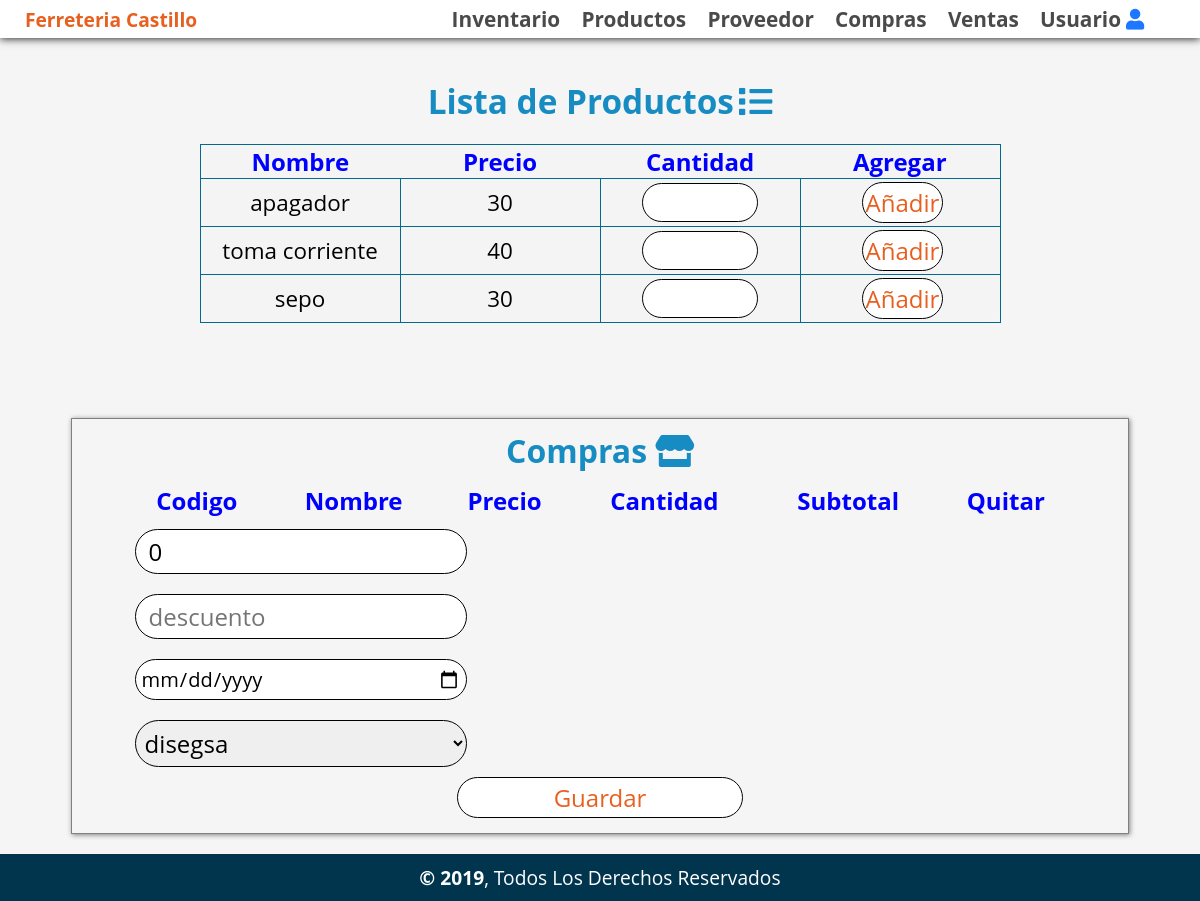
The app's page /?c=_compras&a=Index (signed in) with its own data.
### tables this page shows
CREATE TABLE `producto`  (
  `idProducto` int(255) NOT NULL AUTO_INCREMENT,
  `nombre` varchar(30) NULL DEFAULT NULL,
  `marca` int(30) NULL DEFAULT NULL,
  `precio` double(255, 0) NULL DEFAULT NULL,
  `nombre_imagen` varchar(255) NULL DEFAULT NULL,
  `ruta_imagen` varchar(255) NULL DEFAULT NULL,
  `categoria` int(255) NULL DEFAULT NULL,
  PRIMARY KEY (`idProducto`) USING BTREE,
  INDEX `idProducto`(`idProducto`) USING BTREE,
  INDEX `fk01_producto`(`marca`) USING BTREE,
  INDEX `fk02_producto`(`categoria`) USING BTREE,
  CONSTRAINT `fk01_producto` FOREIGN KEY (`marca`) REFERENCES `marca` (`idmarca`) ON DELETE RESTRICT ON UPDATE RESTRICT,
  CONSTRAINT `fk02_producto` FOREIGN KEY (`categoria`) REFERENCES `categoria` (`idcategoria`) ON DELETE RESTRICT ON UPDATE RESTRICT
);

### controllers/_compras.controler.php (called while the page is built, shortened)
<?php
    class  _comprasController
    {
        public function Index(){
            require_once 'views/admin/layout/ahead.php';
            require_once 'views/admin/layout/header.php';
            require_once 'views/admin/administrador/compras/agregarcompras.php';
            require_once 'views/admin/administrador/compras/detallecompras.php';
            require_once 'views/admin/layout/footer.php';
        }
    }
?>

### config/conexion.php (called while the page is built)
<?php
	class Conexion{
		public static function startup(){
			$pdo = new PDO('mysql:host=localhost;dbname=ferreteria_castillo;charset=utf8', 'root', 'Myroot');
			$pdo->setAttribute(PDO::ATTR_ERRMODE, PDO::ERRMODE_EXCEPTION);
			return $pdo;
		}
	}
?>

### models/producto.php (called while the page is built, shortened)
<?php
	require_once dirname(__FILE__,2)."./Config/conexion.php";
	class Producto{
		private $pdo;
		public function __CONSTRUCT()
	    {
            try
            {
                $this->pdo = Conexion::StartUp();
            }
            catch(Exception $e)
            {
                die($e->getMessage());
            }
	    }
		public function listar(){
            try{
                $stm = $this->pdo->prepare("select idproducto, p.nombre Producto,c.nombre Categoria,m.nombre Marca,precio,ruta_imagen
                from producto p inner join marca m on m.idmarca = p.marca inner join categoria c on c.idcategoria = p.categoria;");
                $stm->execute();
                return $stm->fetchAll(PDO::FETCH_OBJ);
            }
            catch(Exception $e)
            {
                die($e->getMessage());
            }
        }
	}
?>

### models/proveedor.php (called while the page is built, shortened)
<?php
	require_once dirname(__FILE__,2)."/Config/conexion.php";
	class Proveedor{
		private $pdo;
		public function __CONSTRUCT()
	    {
            try
            {
                $this->pdo = Conexion::StartUp();
            }
            catch(Exception $e)
            {
                die($e->getMessage());
            }
	    }
		public function listar(){
            try{
                $stm = $this->pdo->prepare("select * from proveedor;");
                $stm->execute();
                return $stm->fetchAll(PDO::FETCH_OBJ);
            }
            catch(Exception $e)
            {
                die($e->getMessage());
            }
        }
	}
?>

### views/admin/administrador/compras/detallecompras.php (the view, shortened to what this page needs)
<?php
    require_once './././models/proveedor.php';
    if (isset($_SESSION['carrito'])) {
        $carrito = $_SESSION['carrito'];
        $total = 0;
        $i = 0;
    } else {
        $total = 0;
    }
    $proveedor= new Proveedor();
    $proveedors=$proveedor->listar();
?>
<div class="contenedor-detalle">
    <div class="formulario">
        <h2>Compras <i class="fas fa-store"></i> </h2>
        <form action="?c=_compras&a=Comprar" method="POST">
            <div class="tabladetalle">
                <table>
                    <thead>
                        <th>Codigo</th>
                        <th>Nombre</th>
                        <th>Precio</th>
                        <th>Cantidad</th>
                        <th>Subtotal</th>
                        <th>Quitar</th>
                    </thead>
                </table>
            </div>
            <div class="entradas">
                <input type="text" name="total" id="" value="<?php echo $total?>">
                <input type="text" name="descuento" id="" placeholder="descuento">
                <input type="date" name="fechacompra" id="" placeholder="Total">
                <select name="proveedor" id="">
                    <?php foreach($proveedors as $colum): ?>
                    <option value="<?php echo $colum->idProveedor ?>"><?php echo $colum->nombre ?></option>
                    <?php endforeach; ?>
                </select>
                <button type="submit" name="guardar">Guardar</button>
            </div>
        </form>
    </div>
</div>

### views/admin/administrador/compras/agregarcompras.php (shortened to what this page needs)
<head>
</head>
<?php
    require_once './././models/producto.php';
    $producto= new Producto();
    $productos=$producto->listar();
?>
<div class="contenedor_principal1">
    <h2>Lista de Productos<i class="fas fa-list"></i></h2>
    <div class="tabla">
        <table class="ventas">
            <thead>
                <th>Nombre</th>
                <th>Precio</th>
                <th>Cantidad</th>
                <th>Agregar</th>
            </thead>
            <tbody>
                <?php foreach($productos as $colum =>$r):?>
                <tr>
                    <td><?php echo $r->{'Producto'};?></td>
                    <td><?php echo $r->{'precio'}; ?></td>
                    <form action="?c=_compras&a=Agregar" method="POST">
                        <td>
                            <input type="number" name="cantidad" id="" min="1" max="100">
                        </td>
                        <td>
                            <button type="submit">Añadir</button>
                        </td>
                    </form>
                </tr>
                <?php endforeach;?>
            </tbody>
        </table>
    </div>
</div>

### assets/css/estiloheaders.css (style rules this page uses)
* { -webkit-box-sizing: border-box; -moz-box-sizing: border-box; box-sizing: border-box; font-family: 'open sans'; margin: 0; padding: 0; }
html { box-sizing: border-box; }
*, *:before, *:after { box-sizing: inherit; }
@media only screen and (min-width:801px) { button { margin-left: 5px; } }

### assets/css/formularios.css (style rules this page uses)
html { box-sizing: border-box; background-color: #f5f5f5; }
*, *:before, *:after { box-sizing: inherit; }
* { box-sizing: border-box; }
.contenedor_principal1 { width: 80%; margin: 20px auto auto auto; min-height: 40vh; max-height: auto; }
.contenedor_principal1 h2 { text-align: center; color: #178cc2; font-size: 25pt; font-weight: bold; margin-bottom: 20px; }
.contenedor_principal1 h2 i { margin-left: 5px; }
.formulario { width: 90%; margin: auto; height: auto; display: flex; flex-wrap: wrap; flex-direction: column; align-items: center; }
.formulario input[type="text"] { width: 35%; padding: 5px 13px; font-size: 18pt; height: auto; -webkit-border-radius: 25px; -moz-border-radius: 25px; border-radius: 25px; border: 1px solid black; margin: 10px; }
.formulario select { width: 35%; font-size: 18pt; height: auto; -webkit-border-radius: 25px; -moz-border-radius: 25px; border-radius: 25px; border: 1px solid black; margin: 10px; }
.formulario button { width: auto; padding: 3px; font-size: 18pt; height: auto; -webkit-border-radius: 25px; -moz-border-radius: 25px; border-radius: 25px; border: 1px solid black; margin: 10px; background: white; color: #E86020; }
.contenedor-detalle .formulario { border: 1px solid gray; box-shadow: 1px 1px 5px gray; }
.contenedor-detalle .formulario h2 { color: #178cc2; font-size: 2rem; }
.contenedor-detalle .formulario form { width: 100%; }
.contenedor-detalle { width: 98%; margin: 20px auto auto auto; min-height: 20vh; }
.contenedor-detalle .entradas { width: 90%; margin: auto; display: flex; flex-direction: column; margin-bottom: 15px; }
.contenedor-detalle .formulario h2 { margin: 10px 0 10px 0; }
.entradas select { width: 35%; padding: 5px; font-size: 18pt; }
.entradas input[type="date"] { width: 35%; font-size: 15pt; height: auto; -webkit-border-radius: 25px; -moz-border-radius: 25px; border-radius: 25px; border: 1px solid black; margin: 10px; padding: 5px; }
.entradas button { width: 30%; margin: auto; }

### assets/css/vistasgenerales.css (style rules this page uses)
.tabla table { background-color: rgba(245, 245, 245, 0.938); min-width: 50%; margin: auto; margin-top: 15px; -webkit-border-radius: 25px; -moz-border-radius: 25px; border-radius: 25px; border: 1.5px solid #026A8E; border-collapse: collapse; overflow-x: auto; padding: 10px; }
.tabla .ventas tbody tr td { height: auto; }
table thead { font-size: 1.5em; color: blue; border-bottom: 1.5px solid #026A8E; }
table tbody { font-size: 1.4em; text-align: center; }
table tbody tr td { border-right: 1.5px solid #026A8E; border-bottom: 1.5px solid #026A8E; width: 200px; height: 23vh; padding: 3px; }
.tabla .ventas tbody tr td button { width: auto; padding: 3px; font-size: 18pt; height: auto; -webkit-border-radius: 25px; -moz-border-radius: 25px; border-radius: 25px; border: 1px solid black; background: white; color: #E86020; }
.tabla .ventas tbody tr td input { width: 60%; padding: 5px 13px; font-size: 15pt; height: auto; -webkit-border-radius: 25px; -moz-border-radius: 25px; border-radius: 25px; border: 1px solid black; }
.tabladetalle table { width: 90%; margin: auto; }
.tabladetalle table thead th { height: auto; }
@media only screen and (min-width: 800px) { .tabla table { width: auto; overflow: none; } }

### assets/css/all.css (style rules this page uses)
.fa, .fas, .far, .fal, .fad, .fab { -moz-osx-font-smoothing: grayscale; -webkit-font-smoothing: antialiased; display: inline-block; font-style: normal; font-variant: normal; text-rendering: auto; line-height: 1; }
.fa-list:before { content: "\f03a"; }
.fa-store:before { content: "\f54e"; }
.fa, .fas { font-family: 'Font Awesome 5 Free'; font-weight: 900; }

### records on screen
producto: r "apagador", r "30"
producto: r "toma corriente", r "40"
producto: r "sepo", r "30"

### other values on screen
form field proveedor "disegsa"
